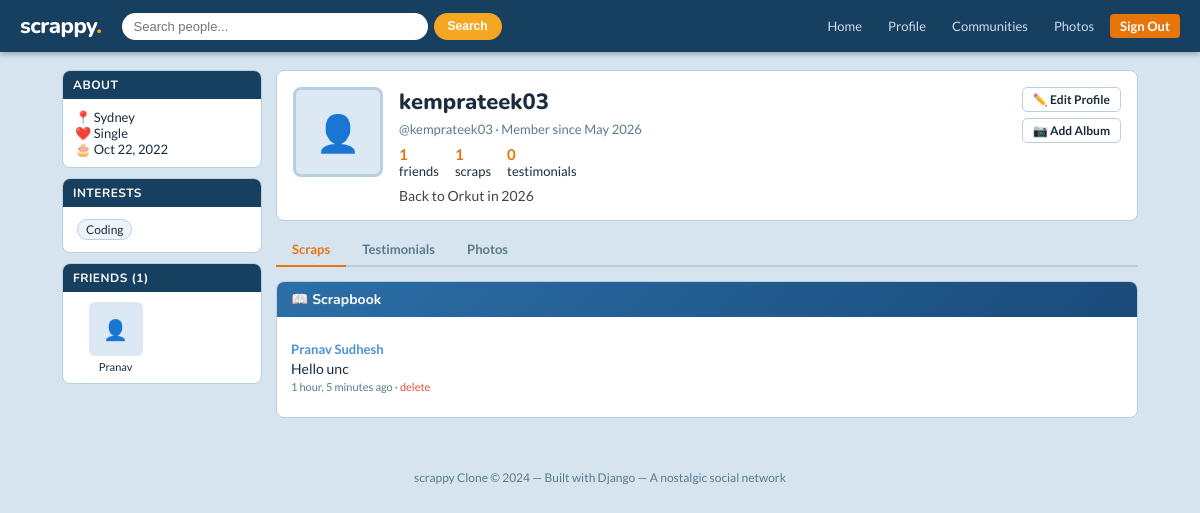
Page /profile/kemprateek03/ (signed in) on the committed database.
### core/models.py (models this page shows, shortened)
class Profile(models.Model):
    user = models.OneToOneField(User, on_delete=models.CASCADE, related_name='profile')
    avatar = models.ImageField(upload_to='avatars/', blank=True, null=True)
    bio = models.TextField(blank=True)
    location = models.CharField(max_length=100, blank=True)
    birthday = models.DateField(blank=True, null=True)
    relationship_status = models.CharField(max_length=50, blank=True, choices=[
        ('single', 'Single'), ('in_relationship', 'In a Relationship'),
        ('married', 'Married'), ('complicated', "It's Complicated"),
    ])
    interests = models.TextField(blank=True, help_text="Comma-separated interests")
    website = models.URLField(blank=True)
    created_at = models.DateTimeField(auto_now_add=True)
    def friends(self):
        accepted = Friendship.objects.filter(
            models.Q(sender=self.user) | models.Q(receiver=self.user),
            status='accepted'
        )
        friends = []
        for f in accepted:
            friends.append(f.receiver if f.sender == self.user else f.sender)
        return friends

class Scrap(models.Model):
    author = models.ForeignKey(User, on_delete=models.CASCADE, related_name='scraps_written')
    recipient = models.ForeignKey(User, on_delete=models.CASCADE, related_name='scraps_received')
    content = models.TextField()
    created_at = models.DateTimeField(auto_now_add=True)
    class Meta:
        ordering = ['-created_at']

### core/views.py (the view, shortened to what this page needs)
# urls.py: path('profile/<str:username>/', views.profile_view, name='profile'),
@login_required
def profile_view(request, username):
    profile_user = get_object_or_404(User, username=username)
    profile = get_object_or_404(Profile, user=profile_user)
    scraps = Scrap.objects.filter(recipient=profile_user)
    testimonials = Testimonial.objects.filter(recipient=profile_user, approved=True)
    albums = Album.objects.filter(owner=profile_user)
    scrap_form = ScrapForm()
    testimonial_form = TestimonialForm()
    friendship_status = None
    return render(request, 'core/profile.html', {
        'profile_user': profile_user,
        'profile': profile,
        'scraps': scraps,
        'testimonials': testimonials,
        'albums': albums,
        'scrap_form': scrap_form,
        'testimonial_form': testimonial_form,
        'friendship_status': friendship_status,
        'friends': profile.friends(),
    })

### core/forms.py
class ScrapForm(forms.ModelForm):
    class Meta:
        model = Scrap
        fields = ['content']
        widgets = {
            'content': forms.Textarea(attrs={'rows': 3, 'placeholder': 'Write a scrap...'}),
        }
        labels = {'content': ''}

class TestimonialForm(forms.ModelForm):
    class Meta:
        model = Testimonial
        fields = ['content']
        widgets = {
            'content': forms.Textarea(attrs={'rows': 5, 'placeholder': 'Write a testimonial...'}),
        }
        labels = {'content': ''}

### core/templates/core/profile.html (shortened to what this page needs)
{% extends 'core/base.html' %}
{% block content %}
<div class="page-container wide">
    <aside class="sidebar">
        <div class="sidebar-card">
            <div class="sidebar-title">About</div>
            <div style="padding:10px 12px;font-size:13px;">
                {% if profile.location %}<div>📍 {{ profile.location }}</div>{% endif %}
                {% if profile.relationship_status %}<div>❤️ {{ profile.get_relationship_status_display }}</div>{% endif %}
                {% if profile.birthday %}<div>🎂 {{ profile.birthday|date:"M d, Y" }}</div>{% endif %}
            </div>
        </div>
        {% if profile.interests %}
        <div class="sidebar-card">
            <div class="sidebar-title">Interests</div>
            <div style="padding:10px 12px;font-size:13px;">
                {% for interest in profile.interests.split %}
                <span style="display:inline-block;background:#eef4fa;border:1px solid #b8cfe0;border-radius:12px;padding:2px 8px;margin:2px;font-size:12px;">{{ interest }}</span>
                {% endfor %}
            </div>
        </div>
        {% endif %}
        <div class="sidebar-card">
            <div class="sidebar-title">Friends ({{ friends|length }})</div>
            <div style="padding:10px;">
                <div class="friends-grid">
                    {% for friend in friends|slice:":9" %}
                    <div class="friend-thumb">
                        <a href="{% url 'profile' friend.username %}">
                            <div class="avatar">
                                {% if friend.profile.avatar %}<img src="{{ friend.profile.avatar.url }}">{% else %}👤{% endif %}
                            </div>
                            {{ friend.first_name|default:friend.username|truncatechars:8 }}
                        </a>
                    </div>
                    {% endfor %}
                </div>
            </div>
        </div>
    </aside>
    <main style="grid-column:2 / span 2;">
        <div class="profile-header">
            <div class="profile-avatar">
                {% if profile.avatar %}<img src="{{ profile.avatar.url }}">{% else %}👤{% endif %}
            </div>
            <div class="profile-info" style="flex:1;">
                <h1>{{ profile_user.get_full_name|default:profile_user.username }}</h1>
                <div class="meta">@{{ profile_user.username }} &middot; Member since {{ profile_user.date_joined|date:"M Y" }}</div>
                <div class="profile-stats">
                    <div class="stat"><strong>{{ friends|length }}</strong><br>friends</div>
                    <div class="stat"><strong>{{ scraps|length }}</strong><br>scraps</div>
                    <div class="stat"><strong>{{ testimonials|length }}</strong><br>testimonials</div>
                </div>
                {% if profile.bio %}<p style="margin-top:8px;font-size:14px;color:#444;">{{ profile.bio }}</p>{% endif %}
            </div>
            <div style="display:flex;flex-direction:column;gap:6px;align-items:flex-end;">
                {% if user == profile_user %}
                    <a href="{% url 'edit_profile' username=user.username %}" class="btn btn-outline btn-sm">✏️ Edit Profile</a>
                    <a href="{% url 'create_album' %}" class="btn btn-outline btn-sm">📷 Add Album</a>
                {% endif %}
            </div>
        </div>
        <div class="tabs">
            <div class="tab active" onclick="showTab('scraps', this)">Scraps</div>
            <div class="tab" onclick="showTab('testimonials', this)">Testimonials</div>
            <div class="tab" onclick="showTab('photos', this)">Photos</div>
        </div>
        <div id="tab-scraps">
            <div class="card">
                <div class="card-header">📖 Scrapbook</div>
                <div class="card-body">
                    {% for scrap in scraps %}
                    <div class="scrap">
                        <div class="scrap-author">
                            <a href="{% url 'profile' scrap.author.username %}">{{ scrap.author.get_full_name|default:scrap.author.username }}</a>
                        </div>
                        <div class="scrap-content">{{ scrap.content }}</div>
                        <div class="scrap-meta">
                            {{ scrap.created_at|timesince }} ago
                            {% if user == profile_user or user == scrap.author %}
                            &middot; <a href="{% url 'delete_scrap' scrap.id %}" style="color:#e74c3c;">delete</a>
                            {% endif %}
                        </div>
                    </div>
                    {% empty %}
                    <p style="color:#888;font-size:13px;">No scraps yet. Be the first!</p>
                    {% endfor %}
                </div>
            </div>
        </div>
    </main>
</div>
{% endblock %}

### core/templates/core/base.html (style rules this page uses)
:root { --primary: #e8750a; --primary-dark: #c4620a; --secondary: #4a90d9; --bg: #d6e4f0; --card: #ffffff; --sidebar: #dce9f5; --border: #b8cfe0; --text: #1a2b3c; --text-muted: #5a7a8a; --accent: #f5a623; --success: #27ae60; --danger: #e74c3c; --nav-bg: #173f5f; }
* { box-sizing: border-box; margin: 0; padding: 0; }
body { font-family: 'Lato', sans-serif; background: var(--bg); color: var(--text); min-height: 100vh; }
a { color: var(--secondary); text-decoration: none; }
.page-container { max-width: 960px; margin: 18px auto; padding: 0 12px; display: grid; grid-template-columns: 200px 1fr; gap: 14px; }
.page-container.wide { grid-template-columns: 200px 1fr 220px; max-width: 1100px; }
.sidebar { display: flex; flex-direction: column; gap: 10px; }
.sidebar-card { background: var(--card); border: 1px solid var(--border); border-radius: 8px; overflow: hidden; }
.sidebar-card .sidebar-title { background: var(--nav-bg); color: #fff; font-family: 'Nunito', sans-serif; font-size: 12px; font-weight: 700; padding: 6px 10px; text-transform: uppercase; letter-spacing: 0.5px; }
.card { background: var(--card); border: 1px solid var(--border); border-radius: 8px; overflow: hidden; margin-bottom: 12px; }
.card-header { background: linear-gradient(135deg, #2c6fa8 0%, #1a4a7a 100%); color: #fff; padding: 8px 14px; font-family: 'Nunito', sans-serif; font-weight: 700; font-size: 14px; display: flex; justify-content: space-between; align-items: center; }
.card-body { padding: 14px; }
.profile-header { background: var(--card); border: 1px solid var(--border); border-radius: 8px; padding: 16px; display: flex; gap: 16px; align-items: flex-start; margin-bottom: 12px; }
.profile-avatar { width: 90px; height: 90px; border-radius: 8px; object-fit: cover; border: 3px solid var(--border); background: var(--sidebar); display: flex; align-items: center; justify-content: center; font-size: 36px; color: var(--text-muted); flex-shrink: 0; overflow: hidden; }
.profile-info h1 { font-family: 'Nunito', sans-serif; font-size: 22px; font-weight: 800; }
.profile-info .meta { font-size: 13px; color: var(--text-muted); margin-top: 4px; }
.profile-stats { display: flex; gap: 16px; margin-top: 8px; }
.profile-stats .stat { font-size: 13px; }
.profile-stats .stat strong { color: var(--primary); font-size: 15px; }
.btn { display: inline-block; padding: 6px 14px; border-radius: 5px; font-size: 13px; font-weight: 600; cursor: pointer; border: none; text-decoration: none; transition: all 0.15s; }
.btn-sm { padding: 4px 10px; font-size: 12px; }
.btn-outline { background: transparent; border: 1px solid var(--border); color: var(--text); }
.scrap { border-bottom: 1px solid #eef; padding: 10px 0; }
.scrap:last-child { border-bottom: none; }
.scrap .scrap-author { font-weight: 700; font-size: 13px; }
.scrap .scrap-content { font-size: 14px; margin-top: 3px; }
.scrap .scrap-meta { font-size: 11px; color: var(--text-muted); margin-top: 3px; }
.friends-grid { display: grid; grid-template-columns: repeat(auto-fill, minmax(70px, 1fr)); gap: 8px; }
.friend-thumb { text-align: center; font-size: 11px; }
.friend-thumb .avatar { width: 54px; height: 54px; border-radius: 6px; background: var(--sidebar); margin: 0 auto 4px; display: flex; align-items: center; justify-content: center; font-size: 20px; color: var(--text-muted); overflow: hidden; }
.friend-thumb a { color: var(--text); font-size: 11px; }
.tabs { display: flex; border-bottom: 2px solid var(--border); margin-bottom: 14px; }
.tab { padding: 8px 16px; font-size: 13px; font-weight: 600; cursor: pointer; border-bottom: 2px solid transparent; margin-bottom: -2px; color: var(--text-muted); }
.tab.active { border-bottom-color: var(--primary); color: var(--primary); }

### rows in the picture
Profile: location "Sydney", relationship_status "Single", birthday "Oct 22, 2022", split "Coding", bio "Back to Orkut in 2026"
Scrap: author.get_full_name "Pranav Sudhesh", content "Hello unc", created_at "1 hour, 5 minutes"

### other values in the picture
{{ friends|length }} "1"
{{ friend.first_name|default:friend.username|truncatechars:8 }} "Pranav"
{{ profile_user.get_full_name|default:profile_user.username }} "kemprateek03"
{{ profile_user.username }} "kemprateek03"
{{ profile_user.date_joined|date:"M Y" }} "May 2026"
{{ scraps|length }} "1"
{{ testimonials|length }} "0"
